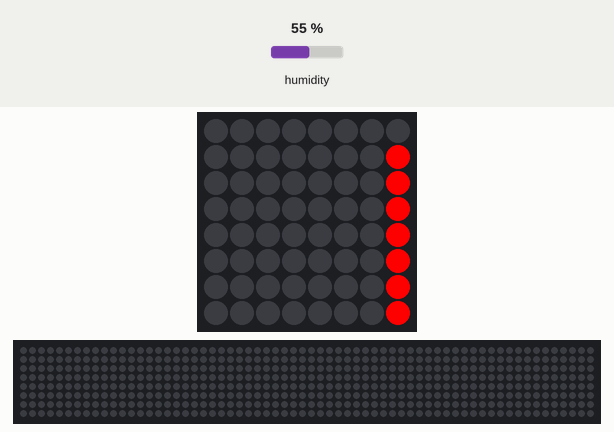
This program was run on a simulated Raspberry Pi (BCM pin numbers) with a Sense HAT. Shown: the Sense HAT's 8×8 RGB LED matrix, a strip that is not on the board, showing the scrolling text unrolled. Inputs (shaded band) come from the test bench; at power-on: humidity 55 %. The 64×8 strip is a reading aid, not a part: it shows the text the matrix is scrolling, unrolled, one strip-width of it at a time.

Above: at 0.17 s.
At 2.08 s:
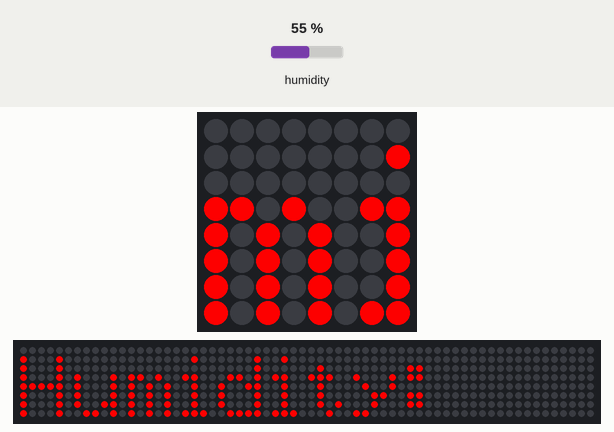
At 4.1 s:
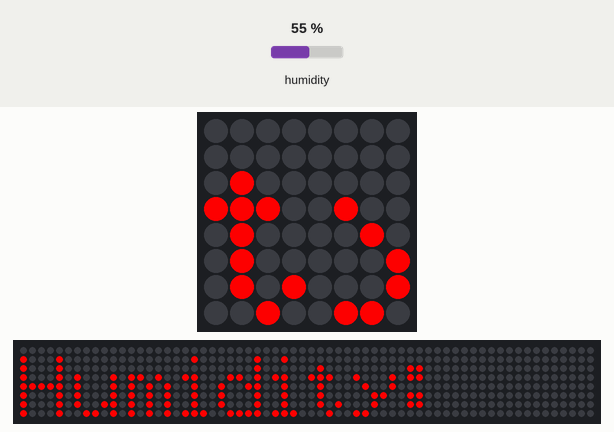
At 8.02 s:
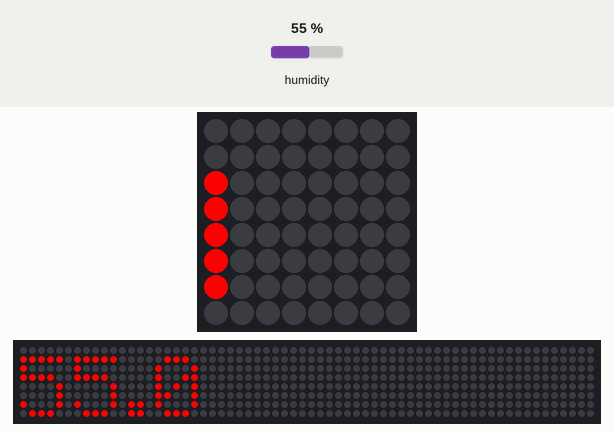
At 23.43 s:
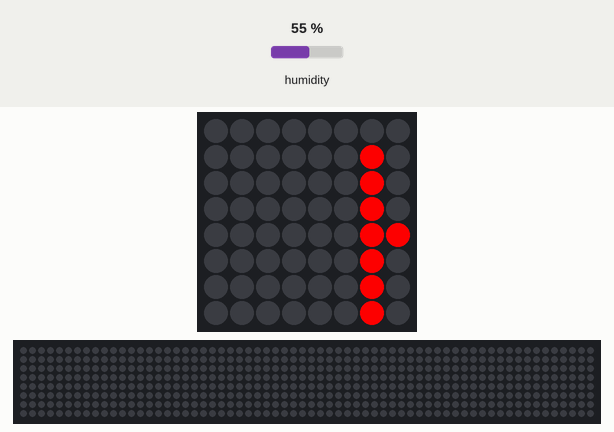
At 31.28 s:
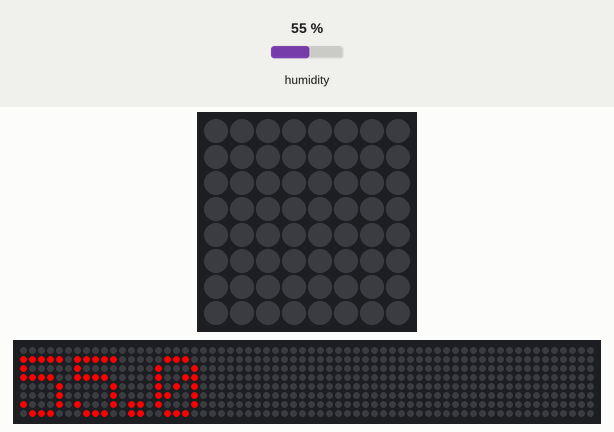

The program:

humidity.py
```python
from sense_hat import SenseHat
import time

sense = SenseHat()
sense.set_rotation(180)
red = (255, 0, 0)

# temperature = sense.get_temperature_from_humidity().__round__(2)

while True:
  humidity = sense.get_humidity().__round__(2)
  sense.show_message("Humidity: %s" % humidity, text_colour=red)
  time.sleep(15)
# sense.show_message("Temperature: %s C" % temperature, text_colour=red)
```
